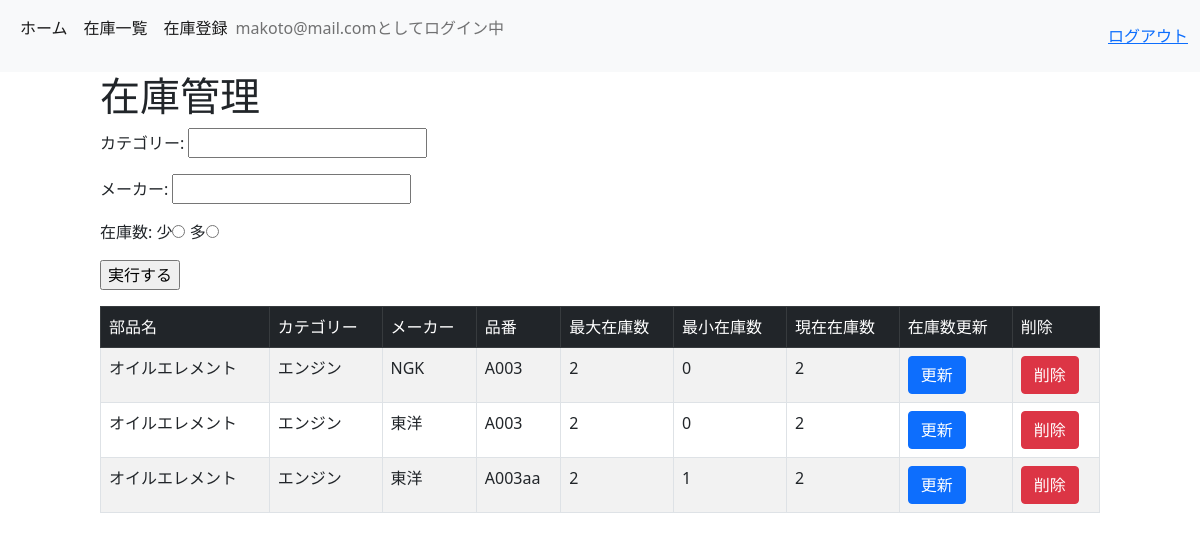
The page /inventory_app/product_list/ (signed in) on the database its author committed.
### accounts/models.py (models this page shows, shortened)
class Users(AbstractBaseUser, PermissionsMixin):
    user_name = models.CharField(max_length=150)
    email = models.EmailField(max_length=255, unique=True)
    tel_number = models.CharField(max_length=255)
    address = models.CharField(max_length=255)
    select_holiday = [
        (1, '日曜日'),
        (2, '月曜日'),
        (3, '火曜日'),
        (4, '水曜日'),
        (5, '木曜日'),
        (6, '金曜日'),
        (7, '土曜日'),
    ]
    regular_holiday = models.IntegerField(choices=select_holiday, null=True)
    business_hours = models.CharField(max_length=255, null=True)
    is_active = models.BooleanField(default=True)
    is_staff = models.BooleanField(default=False)
    create_at = models.DateTimeField(auto_now_add=True)
    update_at = models.DateTimeField(auto_now=True)
    USERNAME_FIELD = 'email'
    REQUIRED_FIELDS = ['user_name']
    objects = UserManager()
    class Meta:
        verbose_name_plural = 'ユーザー'

### inventory_app/models.py (models this page shows, shortened)
class Products(models.Model):
    product_name = models.CharField(max_length=255, verbose_name='部品名')
    product_number = models.CharField(max_length=255, verbose_name='品番')
    max_inventory = models.IntegerField(verbose_name='最大在庫数')
    min_inventory = models.IntegerField(verbose_name='最小在庫数')
    inventory = models.IntegerField(default=0, verbose_name='在庫数')
    check_reset = [
        (1, 'リセット'),
        (2, '-')
    ]
    reset = models.IntegerField(choices=check_reset, default=2, verbose_name='リセット')
    create_at = models.DateTimeField(auto_now_add=True)
    update_at = models.DateTimeField(auto_now=True)
    categories = models.ForeignKey(
        Categories, on_delete=models.CASCADE,
        null=True, verbose_name='カテゴリー'
    )
    makers = models.ForeignKey(
        Makers, on_delete=models.CASCADE,
        null=True, verbose_name='メーカー'
    )
    user_id = models.ForeignKey(
        Users, on_delete=models.CASCADE,
        null=True, verbose_name='ユーザー'
    )
    class Meta:
        db_table = 'product'
        verbose_name_plural = '在庫管理'

class Categories(models.Model):
    category_name = models.CharField(max_length=255, verbose_name = 'カテゴリー')
    create_at = models.DateTimeField(auto_now_add=True)
    update_at = models.DateTimeField(auto_now=True)
    class Meta:
        db_table = 'categories'
        verbose_name_plural = 'カテゴリー'

class Makers(models.Model):
    maker = models.CharField(max_length=255, verbose_name = 'メーカー名')
    create_at = models.DateTimeField(auto_now_add=True)
    update_at = models.DateTimeField(auto_now=True)
    class Meta:
        db_table = 'makers'
        verbose_name_plural = 'メーカー'

### inventory_app/views.py (the view)
# urls.py: path('product_list/', ProductListView.as_view(), name='product_list'),
class ProductListView(LoginRequiredMixin, ListView):
    model = Products
    template_name = os.path.join('inventory_app', 'product_list.html')
    def get_queryset(self):
        query = super().get_queryset()
        categories_category_name = self.request.GET.get('categories_category_name')
        makers_maker = self.request.GET.get('makers_maker')
        a = 1 #ログイン中のユーザーのデータを表示
        if a == 1:
            query = query.filter(user_id=self.request.user)
        if categories_category_name:
            query = query.filter(
                categories__category_name = categories_category_name
            )
        if makers_maker:
            query = query.filter(
                makers__maker=makers_maker
            )
        order_by_inventory = self.request.GET.get('order_by_inventory', 0)
        if order_by_inventory == '1':
            query = query.order_by('inventory')
        elif order_by_inventory == '2':
            query = query.order_by('-inventory')
        return query
    def get_context_data(self, **kwargs):
        context = super().get_context_data(**kwargs)
        context['categories_category_name'] = self.request.GET.get('categories_category_name', '')
        context['makers_maker'] = self.request.GET.get('makers_maker', '')
        order_by_inventory = self.request.GET.get('order_by_inventory', 0)
        if order_by_inventory == '1':
            context['ascending'] = True
        elif order_by_inventory == '2':
            context['descending'] = True
        return context

### templates/inventory_app/product_list.html (shortened to what this page needs)
{% extends 'base.html' %}
{% block content %}
<div class="col-10 offset-1">
    <h1>在庫管理</h1>
    <table class="table table-striped table-bordered table-hover">
      <form method="get" action="{% url 'inventory_app:product_list' %}">
        <p>カテゴリー: <input type="text" name="categories_category_name" value="{{ categories_category_name }}"/></p>
        <p>メーカー: <input type="text" name="makers_maker" value="{{ makers_maker }}"/></p>
        <p>在庫数:
         少<input type="radio" name="order_by_inventory" value="1" {% if ascending %}checked{% endif %}>
         多<input type="radio" name="order_by_inventory" value="2" {% if descending %}checked{% endif %}>
        </p>
        <p><input type="submit" value="実行する"/></p>
      </form>
      <thead class="table-dark">
        <tr>
         <td>部品名</td>
         <td>カテゴリー</td>
         <td>メーカー</td>
         <td>品番</td>
         <td>最大在庫数</td>
         <td>最小在庫数</td>
         <td>現在在庫数</td>
         <td>在庫数更新</td>
         <td>削除</td>
        </tr>
      </thead>
      <tbody>
        {% for product in object_list %}
        <tr>
         <td>{{product.product_name}}</td>
         <td>{{product.categories.category_name}}</td>
         <td>{{product.makers.maker}}</td>
         <td>{{product.product_number}}</td>
         <td>{{product.max_inventory}}</td>
         <td>{{product.min_inventory}}</td>
         <td>{{product.inventory}}</td>
         <td><a class="btn btn-primary" href="{% url 'inventory_app:update_inventory' pk=product.id %}">更新</a></td>
         <td><a class="btn btn-danger" href="{% url 'inventory_app:delete_product' pk=product.id %}">削除</a></td>
        </tr>
        {% endfor %}
      </tbody>
</div>
{% endblock %}

### templates/base.html (shortened to what this page needs)
<!DOCTYPE html>
<html lang="ja">
 <head>
    <link href="https://cdn.jsdelivr.net/npm/bootstrap@5.0.2/dist/css/bootstrap.min.css" rel="stylesheet">
 </head>
 <body>
    <nav class="navbar navbar-expand-lg navbar-light bg-light">
     <div class="container-fluid">
      <div class="collapse navbar-collapse" id="navbarText">
        <ul class="navbar-nav me-auto mb-2 mb-lg-0">
          <li class="nav-item"><a class="nav-link active" aria-current="page" href="{% url 'accounts:top' %}">ホーム</a></li>
          {% if request.user.is_authenticated %}
          <li class="nav-item"><a class="nav-link active" aria-current="page" href="{% url 'inventory_app:product_list' %}">在庫一覧</a></li>
          <li class="nav-item"><a class="nav-link active" aria-current="page" href="{% url 'inventory_app:product_regist' %}">在庫登録</a></li>
          <li class="nav-item"><p class="navbar-text" >{{ user.get_username}}としてログイン中</p></li>
         {% endif %}
        </ul>
          {% if request.user.is_authenticated %}
          <a class="" href="{% url 'accounts:user_logout' %}">ログアウト</a>
          {% else %}
          <a class="" href="{% url 'admin:index' %}">管理者ログイン</a>
          {% endif %}
      </div>
     </div>
    </nav>
 {% block content %}{% endblock %}
 </body>
</html>

### rows shown on the page
Users: get_username "makoto@mail.com"
Products: product_name "オイルエレメント", categories.category_name "エンジン", makers.maker "NGK", product_number "A003", max_inventory "2", min_inventory "0", inventory "2"
Products: product_name "オイルエレメント", categories.category_name "エンジン", makers.maker "東洋", product_number "A003", max_inventory "2", min_inventory "0", inventory "2"
Products: product_name "オイルエレメント", categories.category_name "エンジン", makers.maker "東洋", product_number "A003aa", max_inventory "2", min_inventory "1", inventory "2"
